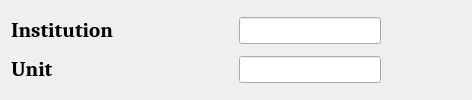
             <widget class="QFrame" name="instFrame">
              <property name="styleSheet">
               <string notr="true">#instFrame
{
width:500px;
border-radius:10px;
background-color:transparent;
}</string>
              </property>
              <layout class="QGridLayout" name="gridLayout_4">
               <item row="0" column="4">
                <widget class="QLineEdit" name="institutionLineEdit">
                 <property name="font">
                  <font>
                   <family>Georgia</family>
                   <pointsize>12</pointsize>
                   <weight>75</weight>
                   <bold>true</bold>
                  </font>
                 </property>
                 <property name="styleSheet">
                  <string notr="true">b</string>
                 </property>
                </widget>
               </item>
               <item row="1" column="1">
                <spacer name="horizontalSpacer_7">
                 <property name="orientation">
                  <enum>Qt::Horizontal</enum>
                 </property>
                 <property name="sizeHint" stdset="0">
                  <size>
                   <width>40</width>
                   <height>20</height>
                  </size>
                 </property>
                </spacer>
               </item>
               <item row="1" column="2">
                <spacer name="horizontalSpacer_5">
                 <property name="orientation">
                  <enum>Qt::Horizontal</enum>
                 </property>
                 <property name="sizeHint" stdset="0">
                  <size>
                   <width>40</width>
                   <height>20</height>
                  </size>
                 </property>
                </spacer>
               </item>
               <item row="0" column="1">
                <spacer name="horizontalSpacer_6">
                 <property name="orientation">
                  <enum>Qt::Horizontal</enum>
                 </property>
                 <property name="sizeHint" stdset="0">
                  <size>
                   <width>40</width>
                   <height>20</height>
                  </size>
                 </property>
                </spacer>
               </item>
               <item row="0" column="7">
                <spacer name="horizontalSpacer_8">
                 <property name="orientation">
                  <enum>Qt::Horizontal</enum>
                 </property>
                 <property name="sizeHint" stdset="0">
                  <size>
                   <width>40</width>
                   <height>20</height>
                  </size>
                 </property>
                </spacer>
               </item>
               <item row="0" column="0">
                <widget class="QLabel" name="institutionLabel">
                 <property name="font">
                  <font>
                   <family>Cambria</family>
                   <pointsize>16</pointsize>
                   <weight>75</weight>
                   <bold>true</bold>
                  </font>
                 </property>
                 <property name="styleSheet">
                  <string notr="true">background-color:transparent;</string>
                 </property>
                 <property name="text">
                  <string>Institution</string>
                 </property>
                </widget>
               </item>
               <item row="1" column="4">
                <widget class="QLineEdit" name="unitLineEdit">
                 <property name="font">
                  <font>
                   <family>Georgia</family>
                   <pointsize>12</pointsize>
                   <weight>75</weight>
                   <bold>true</bold>
                  </font>
                 </property>
                 <property name="styleSheet">
                  <string notr="true">b</string>
                 </property>
                </widget>
               </item>
               <item row="1" column="3">
                <spacer name="horizontalSpacer_4">
                 <property name="orientation">
                  <enum>Qt::Horizontal</enum>
                 </property>
                 <property name="sizeHint" stdset="0">
                  <size>
                   <width>40</width>
                   <height>20</height>
                  </size>
                 </property>
                </spacer>
               </item>
               <item row="0" column="5">
                <spacer name="horizontalSpacer_9">
                 <property name="orientation">
                  <enum>Qt::Horizontal</enum>
                 </property>
                 <property name="sizeHint" stdset="0">
                  <size>
                   <width>40</width>
                   <height>20</height>
                  </size>
                 </property>
                </spacer>
               </item>
               <item row="1" column="0">
                <widget class="QLabel" name="label">
                 <property name="font">
                  <font>
                   <family>Cambria</family>
                   <pointsize>16</pointsize>
                   <weight>75</weight>
                   <bold>true</bold>
                  </font>
                 </property>
                 <property name="styleSheet">
                  <string notr="true">background-color:transparent;</string>
                 </property>
                 <property name="text">
                  <string>Unit</string>
                 </property>
                </widget>
               </item>
              </layout>
             </widget>
